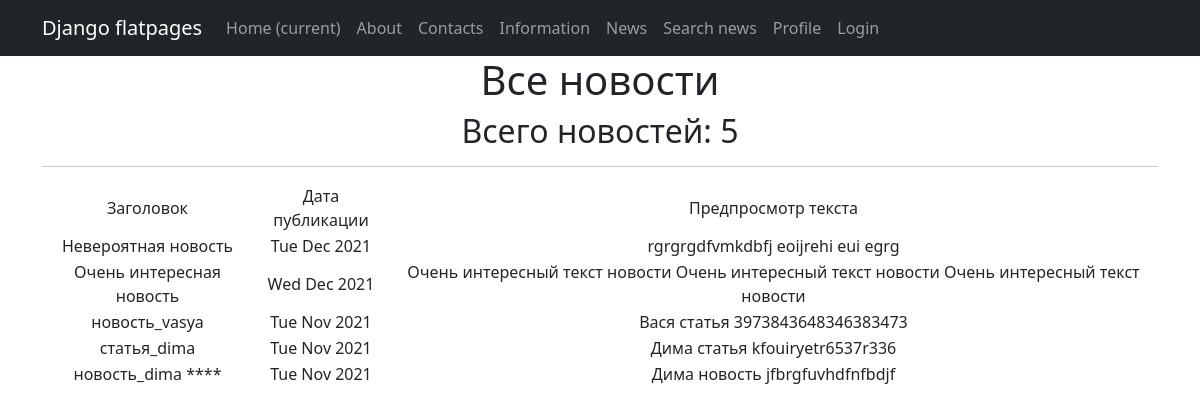
The page /news/ on the database as committed earlier.
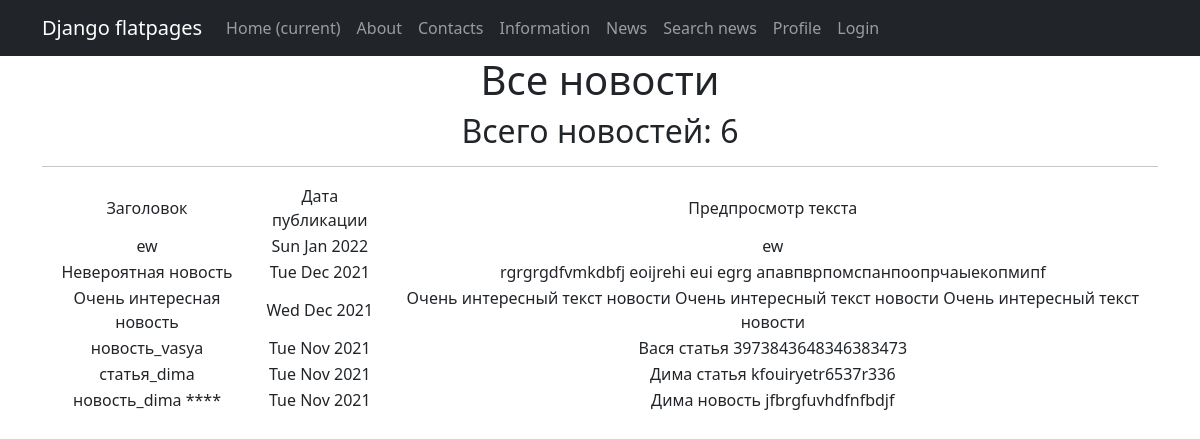
The same page on the database as committed later.
### news_portal/models.py (models this page shows, shortened)
class Post(models.Model):
    author = models.ForeignKey(Author, on_delete=models.CASCADE)
    category = models.ManyToManyField(Category, through='PostCategory')
    article = 'article'
    news = 'news'
    list1 = [(article, 'Статья'), (news, 'Новость')]
    form = models.CharField(choices=list1, default=news, max_length=7)
    publication_date_and_time = models.DateTimeField(auto_now_add=True)
    headline = models.CharField(max_length=128)
    text = models.TextField()
    rating = models.IntegerField(default=0)

### news_portal/views.py (the view)
# urls.py: path('', PostsListView.as_view()),
class PostsListView(ListView):
    model = Post
    template_name = 'news.html'
    context_object_name = 'news'
    queryset = Post.objects.all()
    queryset = queryset.order_by('-id')

### news_portal/templatetags/custom_filters.py (called while the page is built)
@register.filter(name='censor')
def censor(value):
    list_of_bad_words = ['suka', 'blyat', 'debil', 'blya']
    for bad_word in list_of_bad_words:
        while True:
            if bad_word in value:
                value = value.replace(bad_word, '*' * len(bad_word))
            else:
                break
    return value

### project/templates/news.html (shortened to what this page needs)
{% extends 'flatpages/default.html' %}
{% load custom_filters %}
{% block content %}
    <h1>Все новости</h1>
    <h2>Всего новостей: {{ news|length }}</h2>
    <hr>
    {% if news %}
        <table>
            <tr>
                <td>
                    Заголовок
                </td>
                <td>
                    Дата публикации
                </td>
                <td>
                    Предпросмотр текста
                </td>
            </tr>
        {% for item in news %}
            <tr>
                <td>
                    {{ item.headline|censor }}
                </td>
                <td>
                    {{ item.publication_date_and_time|date:'D M Y' }}
                </td>
                <td>
                    {{ item.text|truncatewords:20|censor }}
                </td>
            </tr>
        {% endfor %}
        </table>
    {% else %}
        <h2>Новостей нет!</h2>
    {% endif %}
{% endblock content %}

Rows that differ between the two databases and show on the page:
added Post: headline|censor "ew", publication_date_and_time "Sun Jan 2022", text|censor "ew"
changed Post "Невероятная новость": text|censor "rgrgrgdfvmkdbfj eoijrehi eui egrg" → "rgrgrgdfvmkdbfj eoijrehi eui egrg апавпврпомспанпоопрчаыекопмипf"
Other text that changed with them:
{{ news|length }}: "5" → "6"
